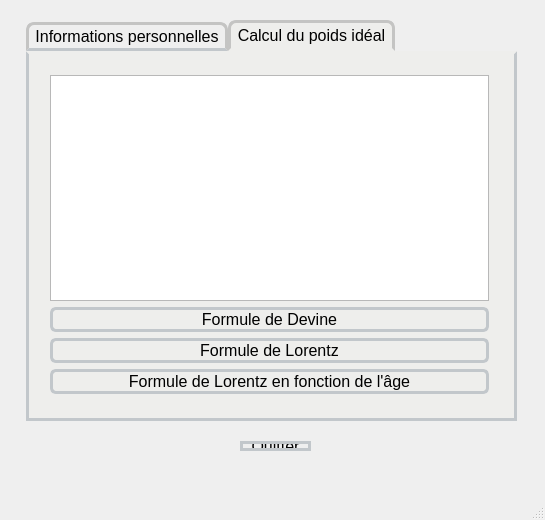
<?xml version="1.0" encoding="UTF-8"?>
<ui version="4.0">
 <class>IHM</class>
 <widget class="QMainWindow" name="IHM">
  <property name="geometry">
   <rect>
    <x>0</x>
    <y>0</y>
    <width>545</width>
    <height>520</height>
   </rect>
  </property>
  <property name="minimumSize">
   <size>
    <width>545</width>
    <height>520</height>
   </size>
  </property>
  <property name="maximumSize">
   <size>
    <width>545</width>
    <height>500</height>
   </size>
  </property>
  <property name="windowTitle">
   <string>Calcul du poids idéal</string>
  </property>
  <property name="styleSheet">
   <string notr="true">QTabWidget::pane { /* la fenêtre tab widget  */
     border: 3px solid #C2C7CB;
	 background-color: rgb(238, 238, 236);
	 border-top-color: rgb(238, 238, 236);
 }



 QTabBar::tab {
     background: qlineargradient(x1: 0, y1: 0, x2: 0, y2: 1,
                                 stop: 0 #E1E1E1, stop: 0.4 #DDDDDD,
                                 stop: 0.5 #D8D8D8, stop: 1.0 #D3D3D3);
     border: 3px solid #C4C4C3;  
     border-bottom-color: #C2C7CB; /* same as the pane color */
     border-top-left-radius: 8px;
     border-top-right-radius: 8px;
     min-width: 8ex;
     padding: 2px;
 }

QTabBar::tab:selected, QTabBar::tab:hover {
     background-color: rgb(238, 238, 236);
	 
 }
 
 QTabBar::tab:selected {
    border-bottom-color: rgb(238, 238, 236);  /* same as pane color */
	
 }
 
 QTabBar::tab:!selected {
     margin-top: 2px; /* make non-selected tabs look smaller */
 }

QSpinBox, QDoubleSpinBox, QPushButton, QLineEdit{
	 border: 3px solid #C2C7CB;
     border-radius: 6px;
     padding: 0 8px;
     selection-background-color: darkgray;
}
	

</string>
  </property>
  <widget class="QWidget" name="centralWidget">
   <widget class="QTabWidget" name="QTabOnglet">
    <property name="enabled">
     <bool>true</bool>
    </property>
    <property name="geometry">
     <rect>
      <x>26</x>
      <y>20</y>
      <width>491</width>
      <height>401</height>
     </rect>
    </property>
    <property name="maximumSize">
     <size>
      <width>500</width>
      <height>16777215</height>
     </size>
    </property>
    <property name="font">
     <font>
      <pointsize>12</pointsize>
     </font>
    </property>
    <property name="currentIndex">
     <number>1</number>
    </property>
    <property name="tabBarAutoHide">
     <bool>false</bool>
    </property>
    <widget class="QWidget" name="tab">
     <attribute name="title">
      <string> Informations personnelles </string>
     </attribute>
     <widget class="QWidget" name="layoutWidget">
      <property name="geometry">
       <rect>
        <x>80</x>
        <y>40</y>
        <width>331</width>
        <height>276</height>
       </rect>
      </property>
      <layout class="QVBoxLayout" name="verticalLayout">
       <item>
        <layout class="QHBoxLayout" name="horizontalLayout">
         <item>
          <widget class="QLabel" name="label">
           <property name="font">
            <font>
             <pointsize>12</pointsize>
            </font>
           </property>
           <property name="text">
            <string>Nom  :</string>
           </property>
          </widget>
         </item>
         <item>
          <widget class="QLineEdit" name="lineEditNom">
           <property name="font">
            <font>
             <pointsize>12</pointsize>
            </font>
           </property>
          </widget>
         </item>
        </layout>
       </item>
       <item>
        <layout class="QHBoxLayout" name="horizontalLayout_2">
         <item>
          <widget class="QLabel" name="label_2">
           <property name="font">
            <font>
             <pointsize>12</pointsize>
            </font>
           </property>
           <property name="text">
            <string>Prénom : </string>
           </property>
          </widget>
         </item>
         <item>
          <widget class="QLineEdit" name="lineEditPrenom">
           <property name="font">
            <font>
             <pointsize>12</pointsize>
            </font>
           </property>
          </widget>
         </item>
        </layout>
       </item>
       <item>
        <layout class="QHBoxLayout" name="horizontalLayout_3">
         <item>
          <widget class="QLabel" name="label_3">
           <property name="font">
            <font>
             <pointsize>12</pointsize>
            </font>
           </property>
           <property name="text">
            <string>Sexe : </string>
           </property>
          </widget>
         </item>
         <item>
          <widget class="QRadioButton" name="radioButtonFemme">
           <property name="font">
            <font>
             <pointsize>12</pointsize>
            </font>
           </property>
           <property name="text">
            <string>Femme</string>
           </property>
          </widget>
         </item>
         <item>
          <widget class="QRadioButton" name="radioButtonHomme">
           <property name="font">
            <font>
             <pointsize>12</pointsize>
            </font>
           </property>
           <property name="text">
            <string>Homme</string>
           </property>
           <property name="checked">
            <bool>true</bool>
           </property>
          </widget>
         </item>
        </layout>
       </item>
       <item>
        <layout class="QHBoxLayout" name="horizontalLayout_4">
         <item>
          <widget class="QLabel" name="label_4">
           <property name="font">
            <font>
             <pointsize>12</pointsize>
            </font>
           </property>
           <property name="text">
            <string>Age : </string>
           </property>
          </widget>
         </item>
         <item>
          <spacer name="horizontalSpacer">
           <property name="orientation">
            <enum>Qt::Horizontal</enum>
           </property>
           <property name="sizeHint" stdset="0">
            <size>
             <width>40</width>
             <height>20</height>
            </size>
           </property>
          </spacer>
         </item>
         <item>
          <widget class="QSpinBox" name="spinBoxAge">
           <property name="font">
            <font>
             <pointsize>12</pointsize>
            </font>
           </property>
           <property name="minimum">
            <number>1</number>
           </property>
           <property name="maximum">
            <number>200</number>
           </property>
           <property name="value">
            <number>20</number>
           </property>
          </widget>
         </item>
        </layout>
       </item>
       <item>
        <layout class="QHBoxLayout" name="horizontalLayout_5">
         <item>
          <widget class="QLabel" name="label_5">
           <property name="font">
            <font>
             <pointsize>12</pointsize>
            </font>
           </property>
           <property name="text">
            <string>Poids (Kg) : </string>
           </property>
          </widget>
         </item>
         <item>
          <spacer name="horizontalSpacer_2">
           <property name="orientation">
            <enum>Qt::Horizontal</enum>
           </property>
           <property name="sizeHint" stdset="0">
            <size>
             <width>40</width>
             <height>20</height>
            </size>
           </property>
          </spacer>
         </item>
         <item>
          <widget class="QDoubleSpinBox" name="doubleSpinBoxPoids">
           <property name="font">
            <font>
             <pointsize>12</pointsize>
            </font>
           </property>
           <property name="minimum">
            <double>15.000000000000000</double>
           </property>
           <property name="maximum">
            <double>300.000000000000000</double>
           </property>
           <property name="singleStep">
            <double>0.100000000000000</double>
           </property>
           <property name="value">
            <double>85.000000000000000</double>
           </property>
          </widget>
         </item>
        </layout>
       </item>
       <item>
        <layout class="QHBoxLayout" name="horizontalLayout_6">
         <item>
          <widget class="QLabel" name="label_6">
           <property name="font">
            <font>
             <pointsize>12</pointsize>
            </font>
           </property>
           <property name="text">
            <string>Taille (m) : </string>
           </property>
          </widget>
         </item>
         <item>
          <spacer name="horizontalSpacer_3">
           <property name="orientation">
            <enum>Qt::Horizontal</enum>
           </property>
           <property name="sizeHint" stdset="0">
            <size>
             <width>40</width>
             <height>20</height>
            </size>
           </property>
          </spacer>
         </item>
         <item>
          <widget class="QDoubleSpinBox" name="doubleSpinBoxTaille">
           <property name="font">
            <font>
             <pointsize>12</pointsize>
            </font>
           </property>
           <property name="minimum">
            <double>0.400000000000000</double>
           </property>
           <property name="maximum">
            <double>3.000000000000000</double>
           </property>
           <property name="singleStep">
            <double>0.010000000000000</double>
           </property>
           <property name="value">
            <double>1.750000000000000</double>
           </property>
          </widget>
         </item>
        </layout>
       </item>
       <item>
        <layout class="QHBoxLayout" name="horizontalLayout_7">
         <item>
          <spacer name="horizontalSpacer_4">
           <property name="orientation">
            <enum>Qt::Horizontal</enum>
           </property>
           <property name="sizeHint" stdset="0">
            <size>
             <width>40</width>
             <height>20</height>
            </size>
           </property>
          </spacer>
         </item>
         <item>
          <widget class="QPushButton" name="pushButtonSuite">
           <property name="font">
            <font>
             <pointsize>12</pointsize>
            </font>
           </property>
           <property name="text">
            <string>Suite</string>
           </property>
          </widget>
         </item>
         <item>
          <spacer name="horizontalSpacer_5">
           <property name="orientation">
            <enum>Qt::Horizontal</enum>
           </property>
           <property name="sizeHint" stdset="0">
            <size>
             <width>40</width>
             <height>20</height>
            </size>
           </property>
          </spacer>
         </item>
        </layout>
       </item>
      </layout>
     </widget>
    </widget>
    <widget class="QWidget" name="tab_2">
     <attribute name="title">
      <string> Calcul du poids idéal </string>
     </attribute>
     <widget class="QWidget" name="layoutWidget">
      <property name="geometry">
       <rect>
        <x>10</x>
        <y>10</y>
        <width>461</width>
        <height>341</height>
       </rect>
      </property>
      <layout class="QVBoxLayout" name="verticalLayout_2">
       <item>
        <widget class="QTextEdit" name="textEditAfficheur">
         <property name="enabled">
          <bool>true</bool>
         </property>
         <property name="font">
          <font>
           <pointsize>11</pointsize>
          </font>
         </property>
        </widget>
       </item>
       <item>
        <widget class="QPushButton" name="pushButtonDevine">
         <property name="enabled">
          <bool>true</bool>
         </property>
         <property name="font">
          <font>
           <pointsize>12</pointsize>
          </font>
         </property>
         <property name="text">
          <string>Formule de Devine</string>
         </property>
        </widget>
       </item>
       <item>
        <widget class="QPushButton" name="pushButtonLorentz">
         <property name="enabled">
          <bool>true</bool>
         </property>
         <property name="font">
          <font>
           <pointsize>12</pointsize>
          </font>
         </property>
         <property name="text">
          <string>Formule de Lorentz</string>
         </property>
        </widget>
       </item>
       <item>
        <widget class="QPushButton" name="pushButtonLorentzAge">
         <property name="enabled">
          <bool>true</bool>
         </property>
         <property name="font">
          <font>
           <pointsize>12</pointsize>
          </font>
         </property>
         <property name="text">
          <string>Formule de Lorentz en fonction de l'âge</string>
         </property>
        </widget>
       </item>
      </layout>
     </widget>
    </widget>
   </widget>
   <widget class="QWidget" name="layoutWidget">
    <property name="geometry">
     <rect>
      <x>110</x>
      <y>430</y>
      <width>331</width>
      <height>32</height>
     </rect>
    </property>
    <layout class="QHBoxLayout" name="horizontalLayout_8">
     <item>
      <spacer name="horizontalSpacer_6">
       <property name="orientation">
        <enum>Qt::Horizontal</enum>
       </property>
       <property name="sizeHint" stdset="0">
        <size>
         <width>40</width>
         <height>20</height>
        </size>
       </property>
      </spacer>
     </item>
     <item>
      <widget class="QPushButton" name="pushButtonQuitter">
       <property name="font">
        <font>
         <pointsize>12</pointsize>
        </font>
       </property>
       <property name="text">
        <string>Quitter</string>
       </property>
      </widget>
     </item>
     <item>
      <spacer name="horizontalSpacer_7">
       <property name="orientation">
        <enum>Qt::Horizontal</enum>
       </property>
       <property name="sizeHint" stdset="0">
        <size>
         <width>40</width>
         <height>20</height>
        </size>
       </property>
      </spacer>
     </item>
    </layout>
   </widget>
   <widget class="QWidget" name="layoutWidget">
    <property name="geometry">
     <rect>
      <x>0</x>
      <y>0</y>
      <width>2</width>
      <height>2</height>
     </rect>
    </property>
    <layout class="QVBoxLayout" name="verticalLayout_3"/>
   </widget>
  </widget>
  <widget class="QStatusBar" name="statusBar"/>
 </widget>
 <layoutdefault spacing="6" margin="11"/>
 <resources/>
 <connections>
  <connection>
   <sender>pushButtonQuitter</sender>
   <signal>clicked()</signal>
   <receiver>IHM</receiver>
   <slot>close()</slot>
   <hints>
    <hint type="sourcelabel">
     <x>287</x>
     <y>443</y>
    </hint>
    <hint type="destinationlabel">
     <x>174</x>
     <y>443</y>
    </hint>
   </hints>
  </connection>
 </connections>
</ui>
